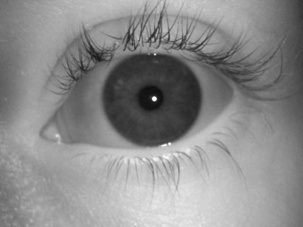
%> input picture src/Lab005/oko1.jpg, 303 x 227 px, shrunk from 640 x 480 before the run
$ octave zadanie2.m   (GNU Octave 9; MATLAB toolbox functions it lacks are replaced by stand-ins)
%> lines starting %> are read from the running program, lines starting %| are printed output that depends on the picture
%% Krok 1: Wczytanie i przygotowanie obrazu tęczówki
close all; clear; clc;

I = imread('oko1.jpg');
%> I is the input picture: size 227x303 uint8; min 14, max 255, mean 139.3
if size(I, 3) == 3
    I = rgb2gray(I);
end
I = im2double(I);
%> I: size 227x303 double

figure; imshow(I, []);
title('Oryginalny obraz znormalizowanej tęczówki');
exportgraphics(gcf, 'zad2_iris_original.png', 'Resolution', 300);

%% Krok 2: FFT 2D i przesunięcie widma
F = fft2(I);
F_shifted = fftshift(F);
magF = log(1 + abs(F_shifted));
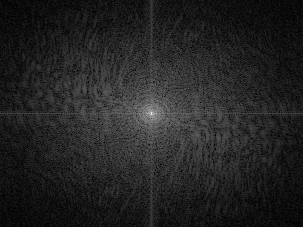
%> magF: size 227x303 double; min 0.00881, max 10.53, mean 1.48; drawn with min black and max white

figure; imshow(magF, []);
title('Widmo częstotliwości (log)');
exportgraphics(gcf, 'zad2_iris_fft_spectrum.png', 'Resolution', 300);

%% Krok 3: Maska filtru
[rows, cols] = size(I);
%> rows = 227; cols = 303
[u, v] = meshgrid(-floor(cols/2):floor((cols-1)/2), -floor(rows/2):floor((rows-1)/2));
D = sqrt(u.^2 + v.^2);
D_low = 5;
D_high = 25;

H = double(D > D_low & D < D_high);

figure; imshow(H, []);
title('Maska filtru środkowoprzepustowego');
exportgraphics(gcf, 'zad2_iris_filter_mask.png', 'Resolution', 300);

%% Krok 4: Zastosowanie filtru
F_filtered = F_shifted .* H;

%% Krok 5: Odwrotna FFT
I_filtered = real(ifft2(ifftshift(F_filtered)));
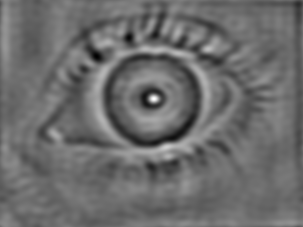
%> I_filtered: size 227x303 double; min -0.256, max 0.345, mean -1.03e-19; drawn with min black and max white
I_filtered = mat2gray(I_filtered);

%% Krok 6: Porównanie obrazów
figure;
subplot(1,2,1); imshow(I, []); title('Oryginalna tęczówka');
subplot(1,2,2); imshow(I_filtered, []); title('Tęczówka po filtracji Fouriera');
exportgraphics(gcf, 'zad2_iris_comparison.png', 'Resolution', 300);

%% Krok 7: Powierzchnia przefiltrowanego obrazu
figure;
mesh(I_filtered);
title('Topologia obrazu w płaszczyźnie biegunowej');
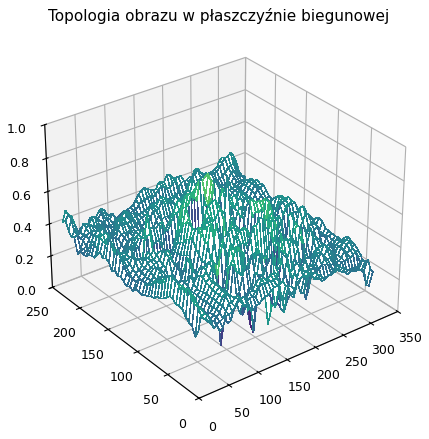
%> figure redrawn from the program's plot data
exportgraphics(gcf, 'zad2_iris_surface_plot.png', 'Resolution', 300);

$ run again, with src/Lab005/oko2.jpg copied over src/Lab005/oko1.jpg
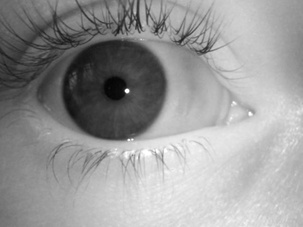
%> input picture src/Lab005/oko2.jpg, 303 x 227 px, shrunk from 640 x 480 before the run
%> I is the input picture: size 227x303 uint8; min 4, max 255, mean 152.6
%> I: size 227x303 double
%> `I_filtered = real(ifft2(ifftshift(F_filtered)));`:
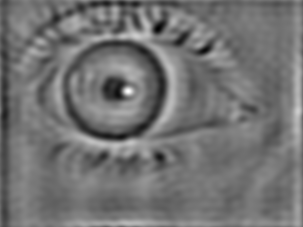
%> I_filtered: size 227x303 double; min -0.287, max 0.348, mean -4.13e-19; drawn with min black and max white
%> `title('Topologia obrazu w płaszczyźnie biegunowej');`:
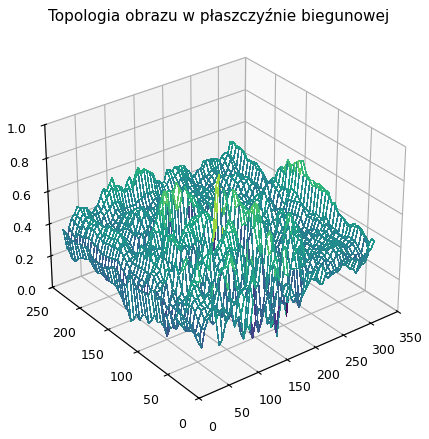
%> figure redrawn from the program's plot data
